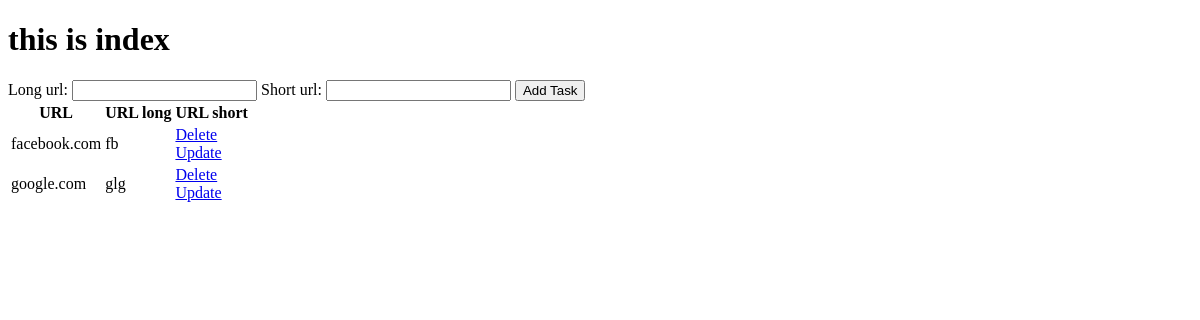
Before: / with the older database file.
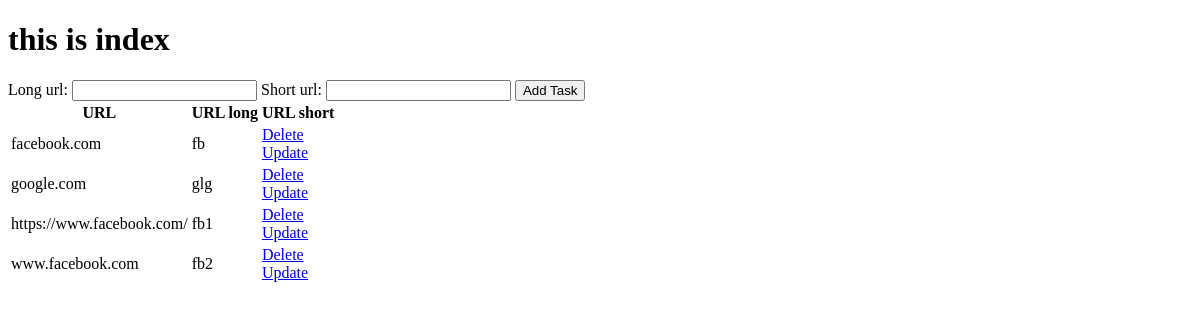
After: the same page with the newer database file.
### app.py (models this page shows)
class YourUrl(db.Model):
    id = db.Column(db.Integer, primary_key=True)
    long_url = db.Column(db.String(200), nullable=False)
    short_url = db.Column(db.String(200), unique=True, nullable=False)
    date_created = db.Column(db.DateTime, default=datetime.utcnow)

### app.py (the view)
@app.route('/', methods=['POST', 'GET'])
def index():
    if request.method == 'POST':
        link_long_url = request.form['long_url']
        link_short_url = request.form['short_url']
        new_url = YourUrl(long_url=link_long_url, short_url=link_short_url)
        try:
            db.session.add(new_url)
            db.session.commit()
            return redirect('/')
        except:
            return 'There was an issue adding your task'
    else:
        all_urls = YourUrl.query.order_by(YourUrl.date_created).all()
        return render_template('index.html', all_the_urls=all_urls)

### templates/index.html (shortened to what this page needs)
<!DOCTYPE html>
<html lang="en">
<head>
</head>
<body>
    <h1>this is index</h1>
    <div class="content">
        <form action="/" method="POST">
            <label>Long url:</label>
            <input type="text" name="long_url" id="long_url">
            <label>Short url:</label>
            <input type="text" name="short_url" id="short_url">
            <input type="submit" value="Add Task">
        </form>
    </div>
    {% if all_the_urls|length < 1 %}
    <h1>There are no urls create one below:</1>
    {% else %}
    <table>
        <tr>
            <th>URL</th>
            <th>URL long</th>
            <th>URL short</th>
        </tr>
        {% for url_link in all_the_urls %}
        <tr>
            <td>{{ url_link.long_url }}</td>
            <td>{{ url_link.short_url  }}</td>
            <td>
                <a href="/delete/{{url_link.id}}">Delete</a>
                <br />
                <a href="/update/{{url_link.id}}">Update</a>
            </td>
        </tr>
        {% endfor %}
    </table>
    {% endif %}
</body>
</html>

Changed rows visible on the page:
added YourUrl: long_url "https://www.facebook.com/", short_url "fb1"
added YourUrl: long_url "www.facebook.com", short_url "fb2"
